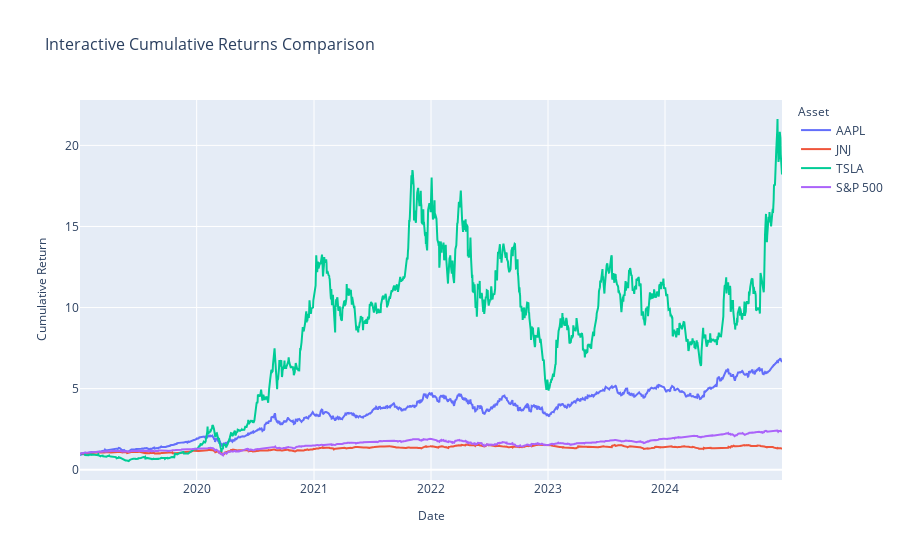

Notebook code for this chart:
### Markdown cell above
## Plot 3: Plotly Express - Interactive Cumulative Returns

Finally, let's create an interactive plot using Plotly Express for enhanced user experience.

### Code cell
# Plot 3: Plotly Express - Interactive Cumulative Returns
fig = px.line(plot_df, x='dlycaldt', y='cumret', color='ticker',
              title='Interactive Cumulative Returns Comparison',
              labels={'dlycaldt': 'Date', 'cumret': 'Cumulative Return', 'ticker': 'Asset'},
              line_shape='linear', render_mode='svg')

fig.update_layout(
    title_font_size=16,
    xaxis_title_font_size=12,
    yaxis_title_font_size=12,
    legend_title_font_size=12,
    hovermode='x unified'
)

fig.show()

### Figure 1 — Plotly figure (JSON) as saved in the notebook; plotly's stock layout.template omitted (floating-point values rounded to 4 significant figures; data arrays with more than 128 entries replaced by an {"elided": "..."} marker saying what was removed)
{"data": [{"hovertemplate": "Asset=AAPL<br>Date=%{x}<br>Cumulative Return=%{y}<extra></extra>", "legendgroup": "AAPL", "line": {"color": "#636efa", "dash": "solid", "shape": "linear"}, "marker": {"symbol": "circle"}, "mode": "lines", "name": "AAPL", "orientation": "v", "showlegend": true, "type": "scatter", "x": {"elided": "1510 str values"}, "xaxis": "x", "y": {"elided": "1510 float values"}, "yaxis": "y"}, {"hovertemplate": "Asset=JNJ<br>Date=%{x}<br>Cumulative Return=%{y}<extra></extra>", "legendgroup": "JNJ", "line": {"color": "#EF553B", "dash": "solid", "shape": "linear"}, "marker": {"symbol": "circle"}, "mode": "lines", "name": "JNJ", "orientation": "v", "showlegend": true, "type": "scatter", "x": {"elided": "1510 str values"}, "xaxis": "x", "y": {"elided": "1510 float values"}, "yaxis": "y"}, {"hovertemplate": "Asset=TSLA<br>Date=%{x}<br>Cumulative Return=%{y}<extra></extra>", "legendgroup": "TSLA", "line": {"color": "#00cc96", "dash": "solid", "shape": "linear"}, "marker": {"symbol": "circle"}, "mode": "lines", "name": "TSLA", "orientation": "v", "showlegend": true, "type": "scatter", "x": {"elided": "1510 str values"}, "xaxis": "x", "y": {"elided": "1510 float values"}, "yaxis": "y"}, {"hovertemplate": "Asset=S&P 500<br>Date=%{x}<br>Cumulative Return=%{y}<extra></extra>", "legendgroup": "S&P 500", "line": {"color": "#ab63fa", "dash": "solid", "shape": "linear"}, "marker": {"symbol": "circle"}, "mode": "lines", "name": "S&P 500", "orientation": "v", "showlegend": true, "type": "scatter", "x": {"elided": "1510 str values"}, "xaxis": "x", "y": {"elided": "1510 float values"}, "yaxis": "y"}], "layout": {"hovermode": "x unified", "legend": {"title": {"font": {"size": 12}, "text": "Asset"}, "tracegroupgap": 0}, "title": {"font": {"size": 16}, "text": "Interactive Cumulative Returns Comparison"}, "xaxis": {"anchor": "y", "domain": [0.0, 1.0], "title": {"font": {"size": 12}, "text": "Date"}}, "yaxis": {"anchor": "x", "domain": [0.0, 1.0], "title": {"font": {"size": 12}, "text": "Cumulative Return"}}}}
